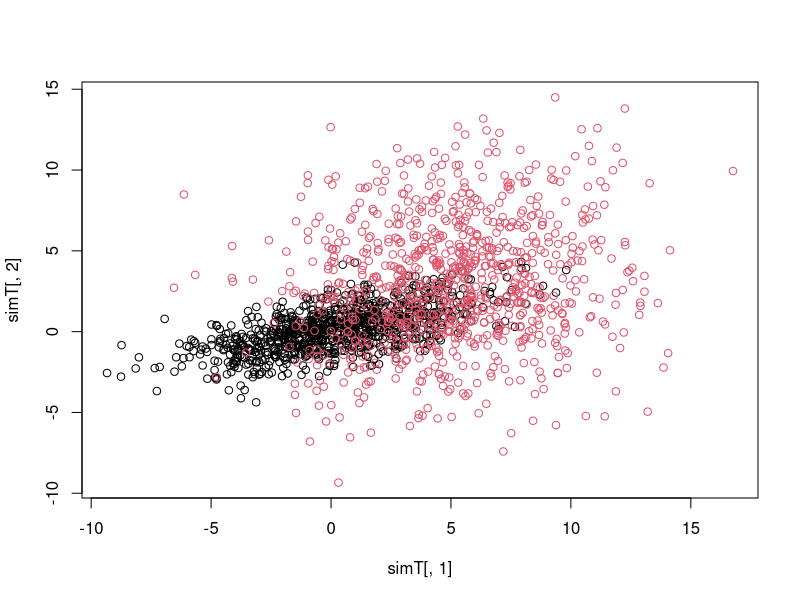
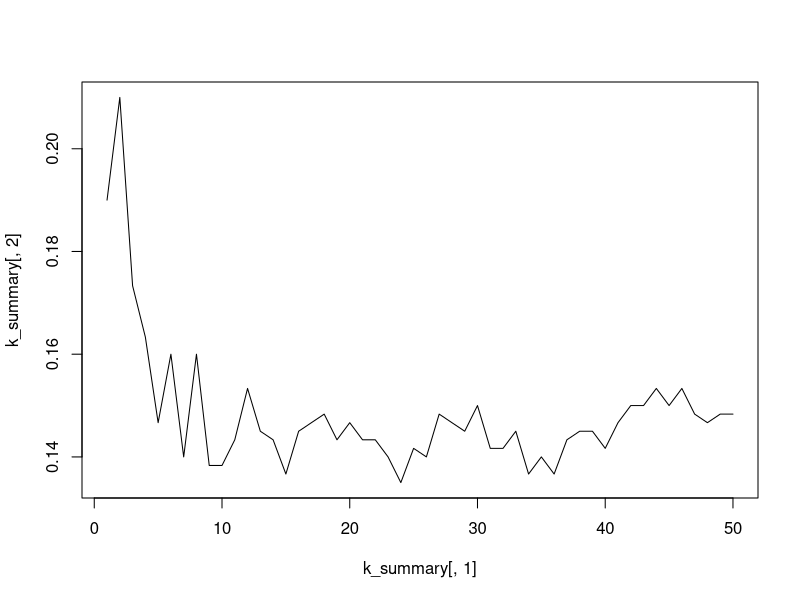
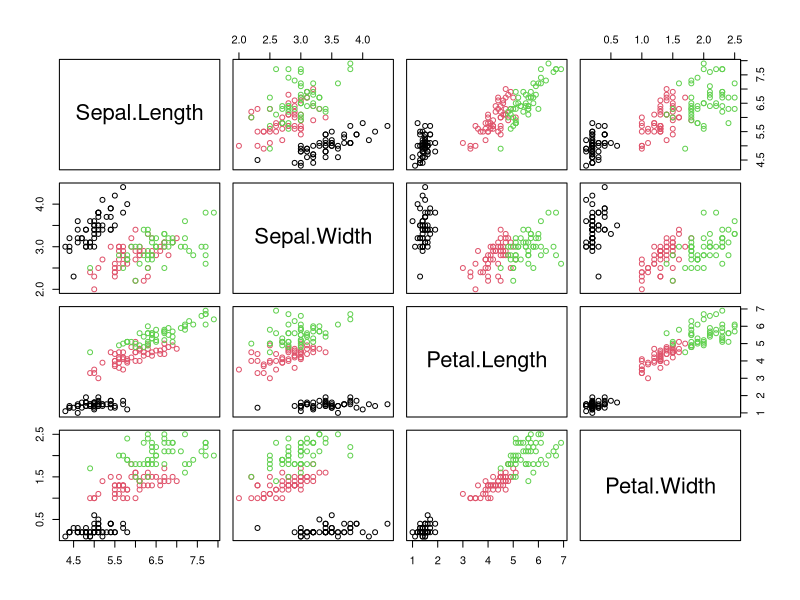

Reproduce these figures in R, in order. (Note: this script raises an error after producing the figures.)
# Title     : Lab 6
# Objective : K-Nearest Neighnours in R
# Created by: ThomasGrant
# Created on: 02/12/2020
# Exercise 1:
# Generate multivariatenormal distribution with 900 observations and mean (0,0)
# and sig (10,3,3,2)
require("MASS")
library("MASS")
ex1_mean <- c(0,0)
ex1_sig <- matrix(c(10,3,3,2), nrow = 2, ncol = 2, byrow = TRUE)
simA <- mvrnorm(n=900, ex1_mean, ex1_sig)
# Generate multivariatenormal distribution with 900 observations and mean (5,3)
# and sig (12,2,2,15)
ex2_mean <- c(5,3)
ex2_sig <- matrix(c(12,2,2,15), nrow = 2, ncol = 2, byrow = TRUE)
simB <- mvrnorm(n=900, ex2_mean, ex2_sig)
# Bind the two datasets together
simT <- rbind(simA,simB) # Stacks the two sims on top of each other
class_ind <- rep(c(1, 2), each = 900) # categorises the observations based on which sim they belonged to
simT <- cbind(simT, class_ind)# categorises the observations based on which sim they belonged to
plot(simT[,1], simT[,2], col = as.factor(simT[, 3]))
# Train and test the data
index_train <- c(1:300, 1:300 + 900)
index_test <- c(1:300 + 300, 1:300 + 900 + 300)
index_valid <- c(1:300 + 600, 1:300 + 900 + 600)
train <- simT[index_train, 1:2]
test <- simT[index_test, 1:2]
valid <- simT[index_valid, 1:2]
install.packages("class")
library(class)
result <- knn(train = train, test = test, cl= simT[index_train, 3], k=3) #cl = the classification parameters
result
class_agree <- table(result, simT[index_test,3])
class_agree
sum_agree <- sum(diag(class_agree))
sum_agree
adj_agree <- (nrow(test) - sum_agree) / nrow(test)
adj_agree
kmax <- 50 # Max number of nearest neighbours
k <- 1:kmax # setting k as a vector of length=kmax
p <- rep(0, kmax)
ntest <- nrow(test) # number of rows in test
k_summary <- cbind(k, p)
colnames(k_summary) <- c("k","% misclassified")
for(i in 1:kmax){
result <- knn(train, test, cl = simT[index_valid, 3], k = i)
class_agree <- table(result, simT[index_test,3])
sum_agree <- sum(diag(class_agree))
k_summary[i, 2] <- (ntest - sum_agree) / ntest
}
k_summary[1:10, ]
?plot
plot(k_summary[,1], k_summary[,2], type = 'l')
k_summary[10:20,]
which.min(k_summary[,2])
# Confirm the best k using
k_validate <- cbind(k, p)
colnames(k_validate) <- c("k","% misclassified")
for(i in 1:kmax){
  result <- knn(train, test, cl = simT[index_valid, 3], k = i)
  class_agree <- table(result, simT[index_test,3])
  sum_agree <- sum(diag(class_agree))
  k_validate[i, 2] <- (ntest - sum_agree) / ntest
}
which.min(k_validate[,2])
# Perform a knearest neighbour analysis on the iris data set
plot(iris[,1:4], col = as.factor(iris[,5]))
iris_index_train <-c(1:25,1:25+50,1:25+100)
iris_index_test <- c(1:12+25,1:12+75,1:12+125)
iris_index_validate <- c(1:13+37,1:13+87,1:13+137)
iris_train <- iris[iris_index_train,1:4]
iris_test <- iris[iris_index_test,1:4]
iris_validate <- iris[iris_index_validate,1:4]
iris_k_max = 25
k <- 1:iris_k_max
p <- rep(0, iris_k_max)
ntest <- nrow(iris_test) # number of rows in test
iris_k_test_summary <- cbind(k, p)
colnames(iris_k_test_summary) <- c("k","% misclassified")
for(i in 1:kmax){
  result <- knn(iris_train, iris_test, cl = iris_mat[iris_index_train, 5], k = i)
  class_agree <- table(result, iris[iris_test,5])
  sum_agree <- sum(diag(class_agree))
  iris_k_test_summary[i, 2] <- (ntest - sum_agree) / ntest
}
which.min(iris_k_test_summary[,2])






